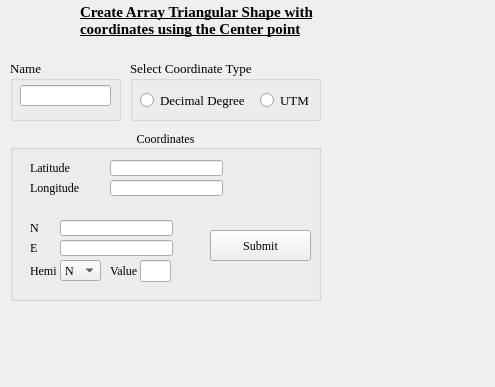
<?xml version="1.0" encoding="UTF-8"?>
<ui version="4.0">
 <class>Form</class>
 <widget class="QWidget" name="Form">
  <property name="enabled">
   <bool>true</bool>
  </property>
  <property name="geometry">
   <rect>
    <x>0</x>
    <y>0</y>
    <width>495</width>
    <height>387</height>
   </rect>
  </property>
  <property name="cursor">
   <cursorShape>ArrowCursor</cursorShape>
  </property>
  <property name="mouseTracking">
   <bool>false</bool>
  </property>
  <property name="windowTitle">
   <string>Form</string>
  </property>
  <widget class="QLabel" name="Label_info">
   <property name="geometry">
    <rect>
     <x>80</x>
     <y>0</y>
     <width>241</width>
     <height>41</height>
    </rect>
   </property>
   <property name="font">
    <font>
     <family>Times New Roman</family>
     <pointsize>11</pointsize>
     <weight>75</weight>
     <bold>true</bold>
     <underline>true</underline>
    </font>
   </property>
   <property name="text">
    <string>Create Array Triangular Shape with coordinates using the Center point</string>
   </property>
   <property name="wordWrap">
    <bool>true</bool>
   </property>
  </widget>
  <widget class="QLabel" name="label_2">
   <property name="geometry">
    <rect>
     <x>10</x>
     <y>10</y>
     <width>61</width>
     <height>51</height>
    </rect>
   </property>
   <property name="text">
    <string/>
   </property>
   <property name="pixmap">
    <pixmap>seismocode_icon.png</pixmap>
   </property>
   <property name="scaledContents">
    <bool>true</bool>
   </property>
  </widget>
  <widget class="QGroupBox" name="groupBox_type">
   <property name="geometry">
    <rect>
     <x>130</x>
     <y>60</y>
     <width>191</width>
     <height>61</height>
    </rect>
   </property>
   <property name="font">
    <font>
     <family>Times New Roman</family>
     <pointsize>10</pointsize>
    </font>
   </property>
   <property name="title">
    <string>Select Coordinate Type</string>
   </property>
   <widget class="QRadioButton" name="degree_s">
    <property name="geometry">
     <rect>
      <x>10</x>
      <y>30</y>
      <width>121</width>
      <height>21</height>
     </rect>
    </property>
    <property name="text">
     <string>Decimal Degree</string>
    </property>
   </widget>
   <widget class="QRadioButton" name="utm_s">
    <property name="geometry">
     <rect>
      <x>130</x>
      <y>30</y>
      <width>95</width>
      <height>20</height>
     </rect>
    </property>
    <property name="autoFillBackground">
     <bool>false</bool>
    </property>
    <property name="text">
     <string>UTM</string>
    </property>
   </widget>
  </widget>
  <widget class="QGroupBox" name="groupBox_coor">
   <property name="enabled">
    <bool>true</bool>
   </property>
   <property name="geometry">
    <rect>
     <x>10</x>
     <y>130</y>
     <width>311</width>
     <height>171</height>
    </rect>
   </property>
   <property name="font">
    <font>
     <family>Times New Roman</family>
     <pointsize>9</pointsize>
    </font>
   </property>
   <property name="title">
    <string>Coordinates</string>
   </property>
   <property name="alignment">
    <set>Qt::AlignCenter</set>
   </property>
   <property name="flat">
    <bool>false</bool>
   </property>
   <property name="checkable">
    <bool>false</bool>
   </property>
   <widget class="QPushButton" name="submit_c">
    <property name="geometry">
     <rect>
      <x>200</x>
      <y>100</y>
      <width>101</width>
      <height>31</height>
     </rect>
    </property>
    <property name="text">
     <string>Submit</string>
    </property>
   </widget>
   <widget class="QWidget" name="degree_panel" native="true">
    <property name="geometry">
     <rect>
      <x>10</x>
      <y>20</y>
      <width>221</width>
      <height>51</height>
     </rect>
    </property>
    <widget class="QLineEdit" name="lat_v">
     <property name="geometry">
      <rect>
       <x>90</x>
       <y>10</y>
       <width>113</width>
       <height>16</height>
      </rect>
     </property>
    </widget>
    <widget class="QLineEdit" name="lon_v">
     <property name="geometry">
      <rect>
       <x>90</x>
       <y>30</y>
       <width>113</width>
       <height>16</height>
      </rect>
     </property>
    </widget>
    <widget class="QLabel" name="lat_n">
     <property name="geometry">
      <rect>
       <x>10</x>
       <y>10</y>
       <width>55</width>
       <height>16</height>
      </rect>
     </property>
     <property name="text">
      <string>Latitude</string>
     </property>
    </widget>
    <widget class="QLabel" name="lon_n">
     <property name="geometry">
      <rect>
       <x>10</x>
       <y>30</y>
       <width>55</width>
       <height>16</height>
      </rect>
     </property>
     <property name="text">
      <string>Longitude</string>
     </property>
    </widget>
   </widget>
   <widget class="QWidget" name="utm_panel" native="true">
    <property name="geometry">
     <rect>
      <x>10</x>
      <y>80</y>
      <width>171</width>
      <height>80</height>
     </rect>
    </property>
    <widget class="QLineEdit" name="north_v">
     <property name="geometry">
      <rect>
       <x>40</x>
       <y>10</y>
       <width>113</width>
       <height>16</height>
      </rect>
     </property>
    </widget>
    <widget class="QLineEdit" name="east_v">
     <property name="geometry">
      <rect>
       <x>40</x>
       <y>30</y>
       <width>113</width>
       <height>16</height>
      </rect>
     </property>
    </widget>
    <widget class="QLabel" name="east_n">
     <property name="geometry">
      <rect>
       <x>10</x>
       <y>30</y>
       <width>16</width>
       <height>16</height>
      </rect>
     </property>
     <property name="text">
      <string>E</string>
     </property>
    </widget>
    <widget class="QLabel" name="north_n">
     <property name="geometry">
      <rect>
       <x>10</x>
       <y>10</y>
       <width>16</width>
       <height>16</height>
      </rect>
     </property>
     <property name="text">
      <string>N</string>
     </property>
    </widget>
    <widget class="QLineEdit" name="value_v">
     <property name="geometry">
      <rect>
       <x>120</x>
       <y>50</y>
       <width>31</width>
       <height>22</height>
      </rect>
     </property>
    </widget>
    <widget class="QLabel" name="hemi_n">
     <property name="geometry">
      <rect>
       <x>10</x>
       <y>50</y>
       <width>31</width>
       <height>21</height>
      </rect>
     </property>
     <property name="text">
      <string>Hemi</string>
     </property>
    </widget>
    <widget class="QComboBox" name="hemi_v">
     <property name="geometry">
      <rect>
       <x>40</x>
       <y>50</y>
       <width>41</width>
       <height>21</height>
      </rect>
     </property>
     <item>
      <property name="text">
       <string>N</string>
      </property>
     </item>
     <item>
      <property name="text">
       <string>S</string>
      </property>
     </item>
    </widget>
    <widget class="QLabel" name="value_n">
     <property name="geometry">
      <rect>
       <x>90</x>
       <y>50</y>
       <width>31</width>
       <height>21</height>
      </rect>
     </property>
     <property name="text">
      <string>Value</string>
     </property>
    </widget>
   </widget>
  </widget>
  <widget class="QGroupBox" name="groupBox_name">
   <property name="geometry">
    <rect>
     <x>10</x>
     <y>60</y>
     <width>111</width>
     <height>61</height>
    </rect>
   </property>
   <property name="font">
    <font>
     <family>Times New Roman</family>
     <pointsize>10</pointsize>
    </font>
   </property>
   <property name="title">
    <string>Name</string>
   </property>
   <widget class="QLineEdit" name="lat_v_2">
    <property name="geometry">
     <rect>
      <x>10</x>
      <y>25</y>
      <width>91</width>
      <height>21</height>
     </rect>
    </property>
   </widget>
  </widget>
  <zorder>label_2</zorder>
  <zorder>Label_info</zorder>
  <zorder>groupBox_type</zorder>
  <zorder>groupBox_coor</zorder>
  <zorder>groupBox_name</zorder>
 </widget>
 <resources/>
 <connections/>
</ui>
